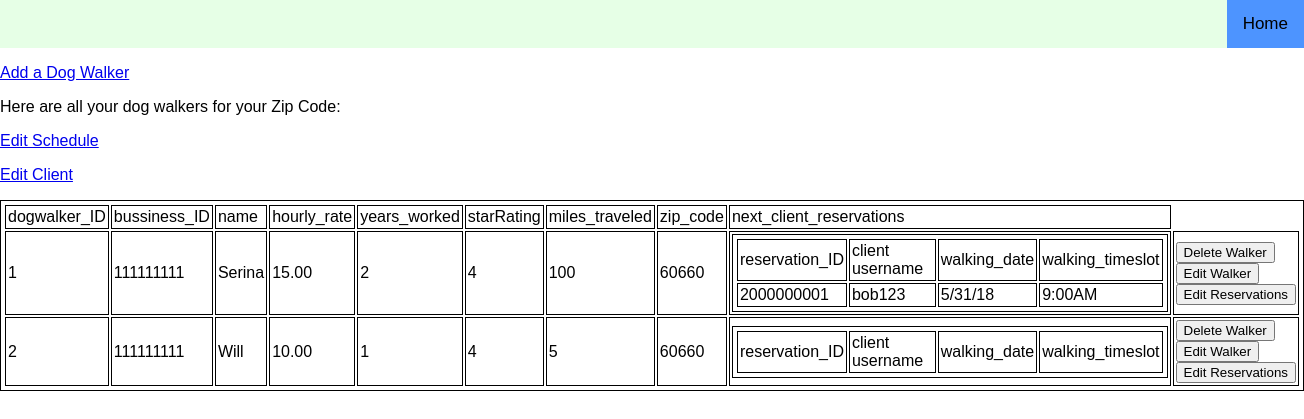
Page /admin/admin.php (signed in) on the committed database.
### tables this page shows
create table dog_walker(
  `dogwalker_ID` int(9) NOT NULL,
  `bussiness_ID` int(9) NOT NULL,
  `name` varchar(30) NOT NULL,
  `hourly_rate` decimal(10,2) NOT NULL,
  `years_worked` int(9) NOT NULL,
  `starRating` int(5) NOT NULL,
  `miles_traveled` int(9) NOT NULL,
  `zip_code` int(5) NOT NULL,  
  primary key (`dogwalker_ID`),
  foreign key (`bussiness_ID`) references dogwalking_bussiness (`bussiness_ID`)
);

create table reservation(
  `reservation_ID` int(9) NOT NULL,
  `dogwalker_ID` int(9) NOT NULL,
  `client_ID` int(9) NOT NULL,
  `walking_date` varchar(10) NOT NULL,
  `walking_timeslot` varchar(10) NOT NULL,
  primary key (`reservation_ID`),
  foreign key (`dogwalker_ID`) references dog_walker (`dogwalker_ID`),
  foreign key (`client_ID`) references client (`client_ID`)
);

create table client(
  `client_ID` int(9) NOT NULL,
  `username` varchar(30) NOT NULL UNIQUE,
  `password` varchar(300) NOT NULL,
  `name` varchar(30) NOT NULL,
  `address` varchar(60) NOT NULL,
  `e_mail` varchar(30) NOT NULL,
  `phone_number` int(10) NOT NULL,
  primary key(`client_ID`)
);

### admin/admin.php (called while the page is built, shortened)
<?php
include $_SERVER['DOCUMENT_ROOT'].'/DogWalkerRegistration_COMP353/header.php';
include_once $_SERVER['DOCUMENT_ROOT'].'/DogWalkerRegistration_COMP353/login/checkPwdUsr.php';
try {
    $sql2 = "SELECT d.dogwalker_ID, d.bussiness_ID, d.name, d.hourly_rate, d.years_worked, d.starRating, d.miles_traveled, d.zip_code FROM dog_walker d JOIN dogwalker_admin w ON w.zip_code = d.zip_code AND w.username = 'kyle'";
    $dogwalkersX= $pdo->query($sql2);
  } catch (PDOException $e2) {
    $error = 'Error for fetching dogwalkers: ' . $e2->getMessage();
    include $_SERVER['DOCUMENT_ROOT'].'/DogWalkerRegistration_COMP353/errors/error.php';
    exit();
}
try {
    $sql3 = "SELECT r.reservation_ID, c.username, r.walking_date, r.walking_timeslot FROM reservation r JOIN client c ON r.client_ID = c.client_ID ORDER BY r.walking_date DESC LIMIT 5; ";
    $reservationsX= $pdo->query($sql3);
  } catch (PDOException $e2) {
    $error = 'Error for fetching dogwalkers: ' . $e2->getMessage();
    include $_SERVER['DOCUMENT_ROOT'].'/DogWalkerRegistration_COMP353/errors/error.php';
    exit();
}
include 'dogwalker_list.html.php';

### admin/dogwalker_list.html.php (the view, shortened to what this page needs)
<!DOCTYPE html>
<html lang = "en">
<head>
</head>
<body>
    <p><a href="?addDogWalker">Add a Dog Walker</a></p>
    <p>Here are all your dog walkers for your Zip Code:</p>
    <p><a href="?editSchedule">Edit Schedule</a></p>
    <p><a href="?editClient">Edit Client</a></p>
    <table >
      <tr>
        <td> <?php echo "dogwalker_ID"; ?> </td>
       <td> <?php echo "bussiness_ID"; ?> </td>
       <td> <?php echo "name"; ?> </td>
        <td> <?php echo "hourly_rate"; ?> </td>
         <td> <?php echo "years_worked"; ?> </td>
         <td> <?php echo "starRating"; ?> </td>
         <td> <?php echo "miles_traveled"; ?> </td>
         <td> <?php echo "zip_code"; ?> </td>
         <td> <?php echo "next_client_reservations"; ?> </td>
       </tr>
    <?php foreach ($dogwalkersX as $walker): ?>
      <tr>
      <td> <?php echo $walker['dogwalker_ID']; ?> </td>
       <td> <?php echo $walker['bussiness_ID']; ?> </td>
       <td> <?php echo $walker['name']; ?> </td>
        <td> <?php echo $walker['hourly_rate']; ?> </td>
         <td> <?php echo $walker['years_worked']; ?> </td>
         <td> <?php echo $walker['starRating']; ?> </td>
         <td> <?php echo $walker['miles_traveled']; ?> </td>
         <td> <?php echo $walker['zip_code']; ?> </td>
         <td>
           <table >
             <tr>
              <td> <?php echo "reservation_ID"; ?> </td>
              <td> <?php echo "client username"; ?> </td>
              <td> <?php echo "walking_date"; ?> </td>
              <td> <?php echo "walking_timeslot"; ?> </td>
              </tr>
               <?php foreach($reservationsX as $reservation): ?>
                 <tr>
                 <td><?php  echo $reservation[0] ?> </td>
                 <td><?php  echo $reservation[1] ?> </td>
                 <td><?php  echo $reservation[2] ?> </td>
                 <td><?php  echo $reservation[3] ?> </td>
                  <?php endforeach; ?>
                </tr>
              </table>
            </td>
         <td>
         <form action="?deleteWalker" method="post">
         <input type="submit" value="Delete Walker">
        </form>
        <form action="?editWalker" method="post">
         <input type="submit" value="Edit Walker">
        </form>
        <form action="?editReservations" method="post">
         <input type="submit" value="Edit Reservations">
        </form>
      </td>
      </tr>
    <?php endforeach; ?>
  </body>
</html>

### header.php (shortened to what this page needs)
<!DOCTYPE html>
<html>
<head>
</head>
<body>
<div class="topnav">
<a class="active" href=/DogWalkerRegistration_COMP353/index.php>Home</a>
</div>
</body>
</html>

### header.php (style rules this page uses)
body { margin: 0; font-family: Arial, Helvetica, sans-serif; }
.topnav { overflow: hidden; background-color: #e6ffe6; }
.topnav a { float: right; color: black; text-align: center; padding: 14px 16px; text-decoration: none; font-size: 17px; }
.topnav a.active { background-color: #4d94ff; color: black; }

### admin/dogwalker_list.html.php (style rules this page uses)
table,th,td { border:0.2px solid black; padding:2px; }

### rows in the picture
dog_walker: dogwalker_ID "1", bussiness_ID "111111111", name "Serina", hourly_rate "15.00", years_worked "2", starRating "4", miles_traveled "100", zip_code "60660"
reservation: reservation_ID "2000000001", client_ID.username "bob123", walking_date "5/31/18", walking_timeslot "9:00AM"
dog_walker: dogwalker_ID "2", bussiness_ID "111111111", name "Will", hourly_rate "10.00", years_worked "1", starRating "4", miles_traveled "5", zip_code "60660"
